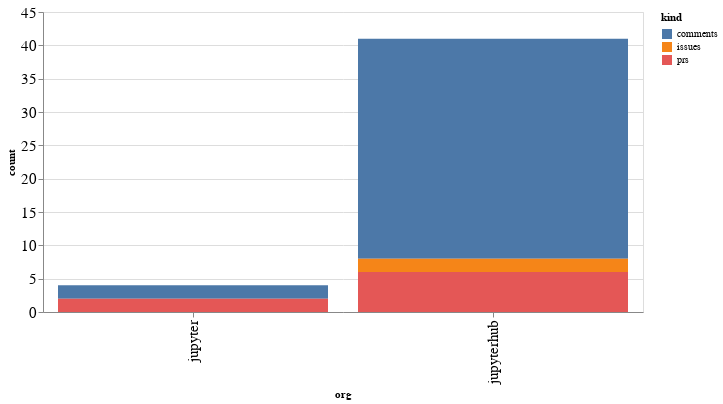

The notebook cell this image was saved under:
### Code cell
alt.Chart(org_summaries, width=600).mark_bar().encode(
    x='org',
    y='count',
    color='kind',
    tooltip="org"
)

### Figure 1 — Vega-Lite specification as saved in the notebook (floating-point values rounded to 4 significant figures)
{"config": {"axisLeft": {"labelFontSize": 15}, "axisBottom": {"labelFontSize": 15}}, "data": {"name": "data-af014eee087300df23b4686176981931"}, "mark": "bar", "encoding": {"color": {"type": "nominal", "field": "kind"}, "tooltip": {"type": "nominal", "field": "org"}, "x": {"type": "nominal", "field": "org"}, "y": {"type": "quantitative", "field": "count"}}, "width": 600, "$schema": "https://vega.github.io/schema/vega-lite/v4.8.1.json", "datasets": {"data-af014eee087300df23b4686176981931": [{"org": "jupyter", "kind": "comments", "count": 2}, {"org": "jupyter", "kind": "prs", "count": 2}, {"org": "jupyterhub", "kind": "comments", "count": 33}, {"org": "jupyterhub", "kind": "issues", "count": 2}, {"org": "jupyterhub", "kind": "prs", "count": 6}]}}
